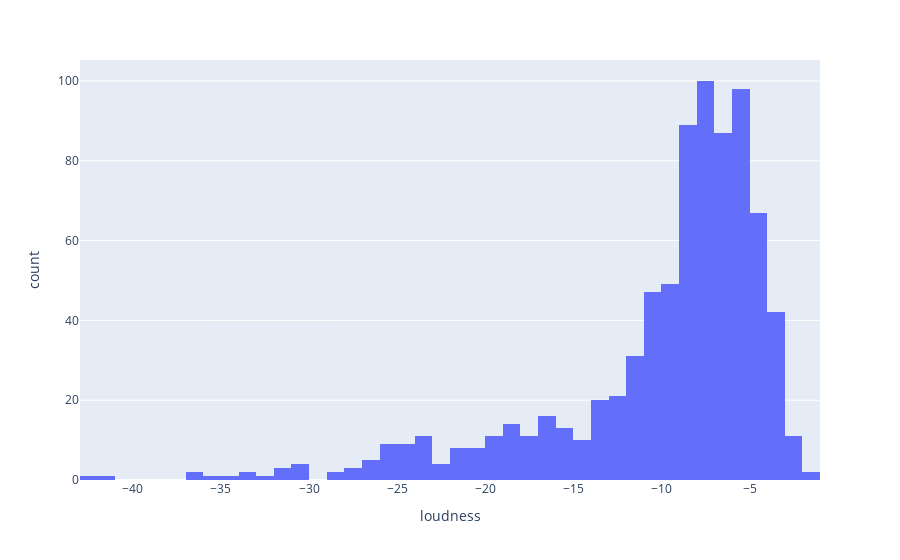

Notebook cell for this chart:
### Code cell
px.histogram(df, x="loudness")

### Figure 1 — Plotly figure (JSON) as saved in the notebook; plotly's stock layout.template omitted (floating-point values rounded to 4 significant figures; data arrays with more than 128 entries replaced by an {"elided": "..."} marker saying what was removed)
{"data": [{"alignmentgroup": "True", "bingroup": "x", "hovertemplate": "loudness=%{x}<br>count=%{y}<extra></extra>", "legendgroup": "", "marker": {"color": "#636efa", "pattern": {"shape": ""}}, "name": "", "offsetgroup": "", "orientation": "v", "showlegend": false, "type": "histogram", "x": {"elided": "814 float values"}, "xaxis": "x", "yaxis": "y"}], "layout": {"autosize": true, "barmode": "relative", "legend": {"tracegroupgap": 0}, "margin": {"t": 60}, "xaxis": {"anchor": "y", "autorange": true, "domain": [0, 1], "range": [-43, -1], "title": {"text": "loudness"}, "type": "linear"}, "yaxis": {"anchor": "x", "autorange": true, "domain": [0, 1], "range": [0, 105.3], "title": {"text": "count"}}}}
